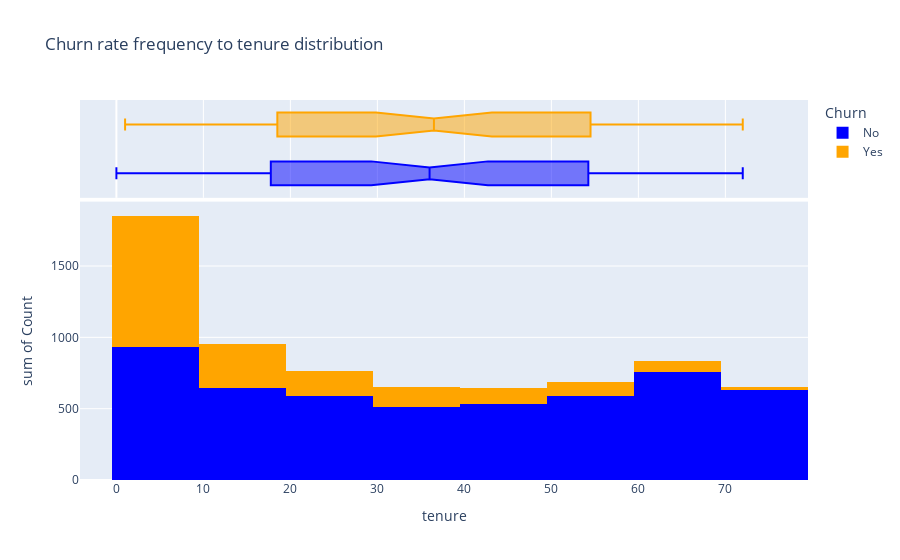
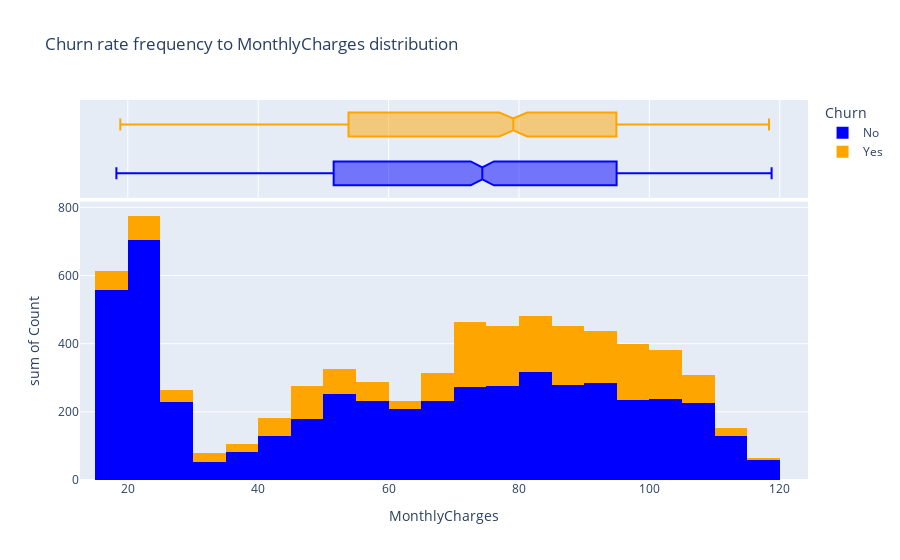
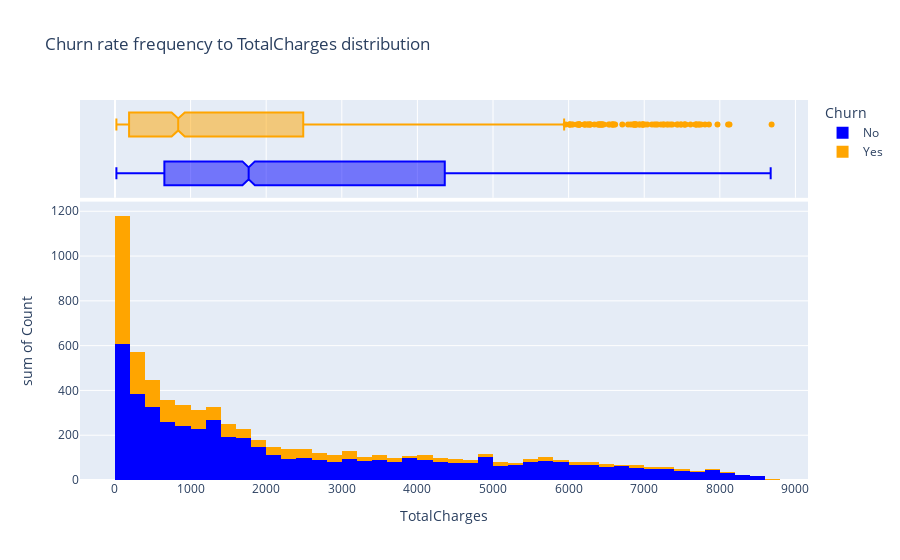

Write notebook code for charts like these, in order.
### Code cell
hist('tenure')
hist('MonthlyCharges')
hist('TotalCharges')

### Figure 1 — Plotly figure (JSON) as saved in the notebook; plotly's stock layout.template omitted (floating-point values rounded to 4 significant figures)
{"data": [{"alignmentgroup": "True", "bingroup": "x", "histfunc": "sum", "hovertemplate": "Churn=No<br>tenure=%{x}<br>sum of Count=%{y}<extra></extra>", "legendgroup": "No", "marker": {"color": "blue", "pattern": {"shape": ""}}, "name": "No", "offsetgroup": "No", "orientation": "v", "showlegend": true, "type": "histogram", "x": [0, 1, 2, 3, 4, 5, 6, 7, 8, 9, 10, 11, 12, 13, 14, 15, 16, 17, 18, 19, 20, 21, 22, 23, 24, 25, 26, 27, 28, 29, 30, 31, 32, 33, 34, 35, 36, 37, 38, 39, 40, 41, 42, 43, 44, 45, 46, 47, 48, 49, 50, 51, 52, 53, 54, 55, 56, 57, 58, 59, 60, 61, 62, 63, 64, 65, 66, 67, 68, 69, 70, 71, 72], "xaxis": "x", "y": [11, 233, 115, 106, 93, 69, 70, 80, 81, 73, 71, 68, 79, 71, 52, 62, 52, 61, 73, 54, 53, 46, 63, 72, 71, 56, 64, 59, 45, 57, 56, 49, 50, 50, 53, 73, 40, 50, 46, 42, 51, 56, 51, 50, 45, 55, 62, 54, 55, 51, 58, 60, 72, 56, 55, 55, 70, 57, 56, 52, 70, 68, 65, 68, 76, 67, 76, 88, 91, 87, 108, 164, 356], "yaxis": "y"}, {"alignmentgroup": "True", "hovertemplate": "Churn=No<br>tenure=%{x}<extra></extra>", "legendgroup": "No", "marker": {"color": "blue"}, "name": "No", "notched": true, "offsetgroup": "No", "showlegend": false, "type": "box", "x": [0, 1, 2, 3, 4, 5, 6, 7, 8, 9, 10, 11, 12, 13, 14, 15, 16, 17, 18, 19, 20, 21, 22, 23, 24, 25, 26, 27, 28, 29, 30, 31, 32, 33, 34, 35, 36, 37, 38, 39, 40, 41, 42, 43, 44, 45, 46, 47, 48, 49, 50, 51, 52, 53, 54, 55, 56, 57, 58, 59, 60, 61, 62, 63, 64, 65, 66, 67, 68, 69, 70, 71, 72], "xaxis": "x2", "yaxis": "y2"}, {"alignmentgroup": "True", "bingroup": "x", "histfunc": "sum", "hovertemplate": "Churn=Yes<br>tenure=%{x}<br>sum of Count=%{y}<extra></extra>", "legendgroup": "Yes", "marker": {"color": "orange", "pattern": {"shape": ""}}, "name": "Yes", "offsetgroup": "Yes", "orientation": "v", "showlegend": true, "type": "histogram", "x": [1, 2, 3, 4, 5, 6, 7, 8, 9, 10, 11, 12, 13, 14, 15, 16, 17, 18, 19, 20, 21, 22, 23, 24, 25, 26, 27, 28, 29, 30, 31, 32, 33, 34, 35, 36, 37, 38, 39, 40, 41, 42, 43, 44, 45, 46, 47, 48, 49, 50, 51, 52, 53, 54, 55, 56, 57, 58, 59, 60, 61, 62, 63, 64, 65, 66, 67, 68, 69, 70, 71, 72], "xaxis": "x", "y": [380, 123, 94, 83, 64, 40, 51, 42, 46, 45, 31, 38, 38, 24, 37, 28, 26, 24, 19, 18, 17, 27, 13, 23, 23, 15, 13, 12, 15, 16, 16, 19, 14, 12, 15, 10, 15, 13, 14, 13, 14, 14, 15, 6, 6, 12, 14, 9, 15, 10, 8, 8, 14, 13, 9, 10, 8, 11, 8, 6, 8, 5, 4, 4, 9, 13, 10, 9, 8, 11, 6, 6], "yaxis": "y"}, {"alignmentgroup": "True", "hovertemplate": "Churn=Yes<br>tenure=%{x}<extra></extra>", "legendgroup": "Yes", "marker": {"color": "orange"}, "name": "Yes", "notched": true, "offsetgroup": "Yes", "showlegend": false, "type": "box", "x": [1, 2, 3, 4, 5, 6, 7, 8, 9, 10, 11, 12, 13, 14, 15, 16, 17, 18, 19, 20, 21, 22, 23, 24, 25, 26, 27, 28, 29, 30, 31, 32, 33, 34, 35, 36, 37, 38, 39, 40, 41, 42, 43, 44, 45, 46, 47, 48, 49, 50, 51, 52, 53, 54, 55, 56, 57, 58, 59, 60, 61, 62, 63, 64, 65, 66, 67, 68, 69, 70, 71, 72], "xaxis": "x2", "yaxis": "y2"}], "layout": {"barmode": "relative", "legend": {"title": {"text": "Churn"}, "tracegroupgap": 0}, "title": {"text": "Churn rate frequency to tenure distribution"}, "xaxis": {"anchor": "y", "domain": [0, 1], "title": {"text": "tenure"}}, "xaxis2": {"anchor": "y2", "domain": [0, 1], "matches": "x", "showgrid": true, "showticklabels": false}, "yaxis": {"anchor": "x", "domain": [0, 0.7326], "title": {"text": "sum of Count"}}, "yaxis2": {"anchor": "x2", "domain": [0.7426, 1], "matches": "y2", "showgrid": false, "showline": false, "showticklabels": false, "ticks": ""}}}

### Figure 2 — Plotly figure (JSON) as saved in the notebook; plotly's stock layout.template omitted (floating-point values rounded to 4 significant figures; data arrays with more than 128 entries replaced by an {"elided": "..."} marker saying what was removed)
{"data": [{"alignmentgroup": "True", "bingroup": "x", "histfunc": "sum", "hovertemplate": "Churn=No<br>MonthlyCharges=%{x}<br>sum of Count=%{y}<extra></extra>", "legendgroup": "No", "marker": {"color": "blue", "pattern": {"shape": ""}}, "name": "No", "offsetgroup": "No", "orientation": "v", "showlegend": true, "type": "histogram", "x": {"elided": "1460 float values"}, "xaxis": "x", "y": {"elided": "1460 int values"}, "yaxis": "y"}, {"alignmentgroup": "True", "hovertemplate": "Churn=No<br>MonthlyCharges=%{x}<extra></extra>", "legendgroup": "No", "marker": {"color": "blue"}, "name": "No", "notched": true, "offsetgroup": "No", "showlegend": false, "type": "box", "x": {"elided": "1460 float values"}, "xaxis": "x2", "yaxis": "y2"}, {"alignmentgroup": "True", "bingroup": "x", "histfunc": "sum", "hovertemplate": "Churn=Yes<br>MonthlyCharges=%{x}<br>sum of Count=%{y}<extra></extra>", "legendgroup": "Yes", "marker": {"color": "orange", "pattern": {"shape": ""}}, "name": "Yes", "offsetgroup": "Yes", "orientation": "v", "showlegend": true, "type": "histogram", "x": {"elided": "910 float values"}, "xaxis": "x", "y": {"elided": "910 int values"}, "yaxis": "y"}, {"alignmentgroup": "True", "hovertemplate": "Churn=Yes<br>MonthlyCharges=%{x}<extra></extra>", "legendgroup": "Yes", "marker": {"color": "orange"}, "name": "Yes", "notched": true, "offsetgroup": "Yes", "showlegend": false, "type": "box", "x": {"elided": "910 float values"}, "xaxis": "x2", "yaxis": "y2"}], "layout": {"barmode": "relative", "legend": {"title": {"text": "Churn"}, "tracegroupgap": 0}, "title": {"text": "Churn rate frequency to MonthlyCharges distribution"}, "xaxis": {"anchor": "y", "domain": [0, 1], "title": {"text": "MonthlyCharges"}}, "xaxis2": {"anchor": "y2", "domain": [0, 1], "matches": "x", "showgrid": true, "showticklabels": false}, "yaxis": {"anchor": "x", "domain": [0, 0.7326], "title": {"text": "sum of Count"}}, "yaxis2": {"anchor": "x2", "domain": [0.7426, 1], "matches": "y2", "showgrid": false, "showline": false, "showticklabels": false, "ticks": ""}}}

### Figure 3 — Plotly figure (JSON) as saved in the notebook; plotly's stock layout.template omitted (floating-point values rounded to 4 significant figures; data arrays with more than 128 entries replaced by an {"elided": "..."} marker saying what was removed)
{"data": [{"alignmentgroup": "True", "bingroup": "x", "histfunc": "sum", "hovertemplate": "Churn=No<br>TotalCharges=%{x}<br>sum of Count=%{y}<extra></extra>", "legendgroup": "No", "marker": {"color": "blue", "pattern": {"shape": ""}}, "name": "No", "offsetgroup": "No", "orientation": "v", "showlegend": true, "type": "histogram", "x": {"elided": "4966 float values"}, "xaxis": "x", "y": {"elided": "4966 int values"}, "yaxis": "y"}, {"alignmentgroup": "True", "hovertemplate": "Churn=No<br>TotalCharges=%{x}<extra></extra>", "legendgroup": "No", "marker": {"color": "blue"}, "name": "No", "notched": true, "offsetgroup": "No", "showlegend": false, "type": "box", "x": {"elided": "4966 float values"}, "xaxis": "x2", "yaxis": "y2"}, {"alignmentgroup": "True", "bingroup": "x", "histfunc": "sum", "hovertemplate": "Churn=Yes<br>TotalCharges=%{x}<br>sum of Count=%{y}<extra></extra>", "legendgroup": "Yes", "marker": {"color": "orange", "pattern": {"shape": ""}}, "name": "Yes", "offsetgroup": "Yes", "orientation": "v", "showlegend": true, "type": "histogram", "x": {"elided": "1732 float values"}, "xaxis": "x", "y": {"elided": "1732 int values"}, "yaxis": "y"}, {"alignmentgroup": "True", "hovertemplate": "Churn=Yes<br>TotalCharges=%{x}<extra></extra>", "legendgroup": "Yes", "marker": {"color": "orange"}, "name": "Yes", "notched": true, "offsetgroup": "Yes", "showlegend": false, "type": "box", "x": {"elided": "1732 float values"}, "xaxis": "x2", "yaxis": "y2"}], "layout": {"barmode": "relative", "legend": {"title": {"text": "Churn"}, "tracegroupgap": 0}, "title": {"text": "Churn rate frequency to TotalCharges distribution"}, "xaxis": {"anchor": "y", "domain": [0, 1], "title": {"text": "TotalCharges"}}, "xaxis2": {"anchor": "y2", "domain": [0, 1], "matches": "x", "showgrid": true, "showticklabels": false}, "yaxis": {"anchor": "x", "domain": [0, 0.7326], "title": {"text": "sum of Count"}}, "yaxis2": {"anchor": "x2", "domain": [0.7426, 1], "matches": "y2", "showgrid": false, "showline": false, "showticklabels": false, "ticks": ""}}}
